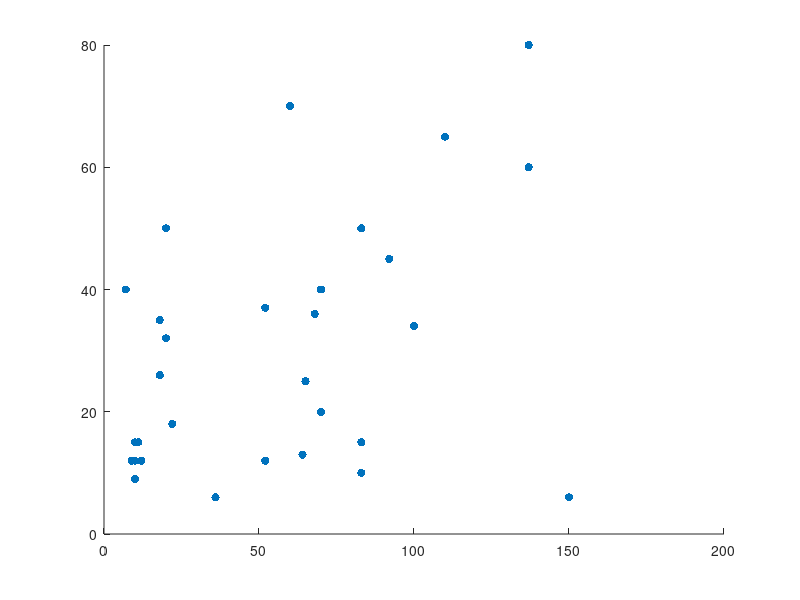

The MATLAB script that drew this image:

pelt_data = [1845 20 32;
    1847 20 50;
    1849 52 12;
    1851 83 10;
    1853 64 13;
    1855 68 36;
    1857 83 15;
    1859 12 12;
    1861 36 6;
    1863 150 6;
    1865 110 65;
    1867 60 70;
    1869 7 40;
    1871 10 9;
    1873 70 20;
    1875 100 34;
    1877 92 45;
    1879 70 40; 
    1881 10 15;
    1883 11 15;
    1885 137 60;
    1887 137 80;
    1889 18 26;
    1891 22 18;
    1893 52 37;
    1895 83 50;
    1897 18 35;
    1899 10 12;
    1901 9 12;
    1903 65 25];

scatter(pelt_data(:, 2), pelt_data(:,3), 'filled');

XEDGES = linspace(0,150,3);
YEDGES = linspace(0,80,3);
dxedges = XEDGES(2)-XEDGES(1);
dyedges = YEDGES(2)-YEDGES(1);

%{
[Counts_True,XEDGES,YEDGES] = histcounts2(x1,x2,XEDGES,YEDGES);
[Counts_Model,XEDGES,YEDGES] = histcounts2(Y_Model(:,1),Y_Model(:,2),XEDGES,YEDGES);
KL = sum(sum(Counts_True.* log((Counts_True./sum(Counts_True))./ (Counts_Model./sum(Counts_Model))))) .* dxedges.*dyedges;
%}

